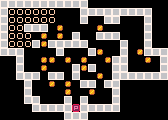

This game map was drawn from its Tiled (.tmx) file and the tilesets committed beside it. A one-line description and the full map source follow:
An orthogonal 21x15 tile map with 8x8 px tiles, 1 tile layer (tiles).

<map version="1.0" tiledversion="1.0.2" orientation="orthogonal" renderorder="left-up" width="21" height="15" tilewidth="8" tileheight="8" nextobjectid="1">
 <tileset firstgid="1" source="tileset.tsx" />
 <layer name="tiles" width="21" height="15">
  <data encoding="csv">
5,5,5,5,5,5,5,5,5,5,5,0,0,0,0,0,0,0,0,0,0,5,2,2,2,2,2,2,0,0,0,5,5,5,5,5,5,5,5,5,0,0,5,2,2,2,2,2,2,0,0,0,5,0,0,5,5,0,0,0,5,0,0,5,2,2,5,5,5,0,1,0,0,0,0,1,0,0,0,0,0,5,0,0,5,2,2,2,0,1,0,1,0,5,0,0,5,5,5,0,0,0,5,0,0,5,2,2,2,5,1,5,5,5,5,5,0,0,0,0,5,0,0,5,0,0,5,5,5,0,0,0,0,5,0,0,0,5,1,0,0,5,0,1,5,5,5,0,0,5,0,0,1,1,0,1,0,1,0,0,1,5,5,0,0,1,0,5,0,0,5,0,0,1,0,0,0,5,1,5,0,0,5,5,0,0,0,0,5,0,0,5,5,5,0,5,5,0,5,0,0,1,0,5,5,5,5,5,5,5,0,0,0,5,0,0,1,0,1,0,5,5,0,5,5,0,0,0,0,0,0,0,0,0,5,0,0,0,0,1,0,0,1,0,0,5,0,0,0,0,0,0,0,0,0,5,5,0,0,0,5,0,5,0,0,0,5,0,0,0,0,0,0,0,0,0,0,5,5,5,5,5,3,5,5,5,5,5,0,0,0,0,0,0,0,0,0,0,0,0,0,0,5,5,5,0,0,0,0,0,0,0,0,0,0
</data>
 </layer>
</map>
